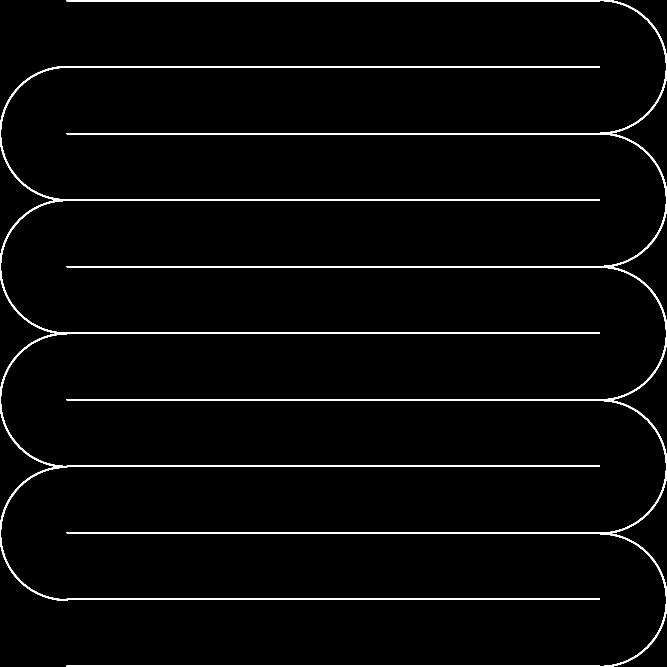
#> input picture confirmed/track_clean.png, 2000 x 2000 px, found by its file name (shown at 1/3 size)
$ python analyze_maze.py
#> lines starting #> are read from the running program, lines starting #| are printed output that depends on the picture; after the words box and inside, x2 and y2 are one past the last pixel; in counts of white or black regions, pixels touching at a corner belong together
#!/usr/bin/env python3
"""分析 track_clean.png 迷宫真值结构：通道/分界墙/缺口位置与宽度。

世界坐标: 50x50m, hfield 2000x2000 (40px/m), 路面=128, 墙!=128。
世界 (wx,wy) -> 像素 (px=int(wx*40), py=1999-int(wy*40))。
"""
import numpy as np
from PIL import Image

hf = np.array(Image.open("confirmed/track_clean.png"))
#> hf is the input picture: shape (2000, 2000); values 128 (black) and 191 (white), 2.4% white; 2 white regions, box (x1, y1, x2, y2) and area: (200, 0, 2000, 2000) 52873, (0, 198, 1800, 1803) 43918
H, W = hf.shape
#> H = 2000; W = 2000
PIX_PER_M = W // 50
#> PIX_PER_M = 40
print(f"map {W}x{H}, {PIX_PER_M}px/m, unique={np.unique(hf)[:10]}")
#| map 2000x2000, 40px/m, unique=[128 191]

def is_road(wx, wy):
    px, py = int(wx * PIX_PER_M), H - 1 - int(wy * PIX_PER_M)
    if 0 <= px < W and 0 <= py < H:
        return hf[py, px] == 128
    return False

# 1) 每通道中心线 y=2.5+5k 的通行情况（x 从 0 到 50，0.1m 采样）
print("\n== 通道中心线通行性 (x: road 区间) ==")
for ch in range(10):
    y = 2.5 + ch * 5.0
    segs = []
    in_seg = False
    for xi in range(0, 501):
        x = xi * 0.1
        r = is_road(x, y)
        if r and not in_seg:
            start = x; in_seg = True
        elif not r and in_seg:
            segs.append((start, round(x - 0.1, 1))); in_seg = False
    if in_seg: segs.append((start, 50.0))
    print(f"ch{ch} y={y:4.1f}: {segs}")
#> this loop made 10 passes

# 2) 分界墙 y=5k (k=1..9) 上的缺口（沿墙线采样 road 段 = 开口）
print("\n== 分界墙缺口 (沿 y=5k 线找 road 开口) ==")
for k in range(1, 10):
    y = k * 5.0
    segs = []
    in_seg = False
    for xi in range(0, 501):
        x = xi * 0.1
        r = is_road(x, y)
        if r and not in_seg:
            start = x; in_seg = True
        elif not r and in_seg:
            segs.append((round(start, 1), round(x - 0.1, 1))); in_seg = False
    if in_seg: segs.append((round(start, 1), 50.0))
    print(f"y={y:4.1f}: 开口 {segs}  宽 {[round(b-a+0.1,1) for a,b in segs]}")

# 3) U 型弯开口：每个分界墙两端，垂直方向通道连通（x 固定，沿 y 穿过墙线）
print("\n== U 型弯垂直通道（关键 x 列沿 y 的 road 区间）==")
for x in [1.0, 2.0, 2.5, 3.0, 4.0, 46.0, 47.0, 47.5, 48.0, 49.0]:
    segs = []
    in_seg = False
    for yi in range(0, 501):
        y = yi * 0.1
        r = is_road(x, y)
        if r and not in_seg:
            start = y; in_seg = True
        elif not r and in_seg:
            segs.append((round(start, 1), round(y - 0.1, 1))); in_seg = False
    if in_seg: segs.append((round(start, 1), 50.0))
    n = len(segs)
    print(f"x={x:4.1f}: {n} 段  {segs if n <= 12 else str(segs[:12])+'...'}")

# 4) 左端斜边：ch0/ch1 之间 (y=5 墙左端) 和 ch1/ch2 (y=10 墙) 附近的局部结构
print("\n== 左端斜边局部图 (x=0..8, y=3..12, 0.2m/字符, #=墙 .=路) ==")
for yi in range(60, 14, -1):
    y = yi * 0.2
    row = ""
    for xi in range(0, 41):
        x = xi * 0.2
        row += "." if is_road(x, y) else "#"
    print(f"y={y:5.1f} {row}")
#> this loop made 46 passes
#> (printed output is left out)

# 5) 全图连通性 (BFS on 0.1m grid, 4-conn) + 各通道可达性
print("\n== 0.1m 栅格 BFS 连通性（含 0.2m 机器人半径膨胀两档）==")
VOX = 0.1
G = 500
# 栅格化：4x4 px 块任一墙 -> 墙 (与 known-raw MAX-pool 一致)
bin_wall = (hf != 128).astype(np.uint8).reshape(500, 4, 500, 4).max(axis=(1, 3))
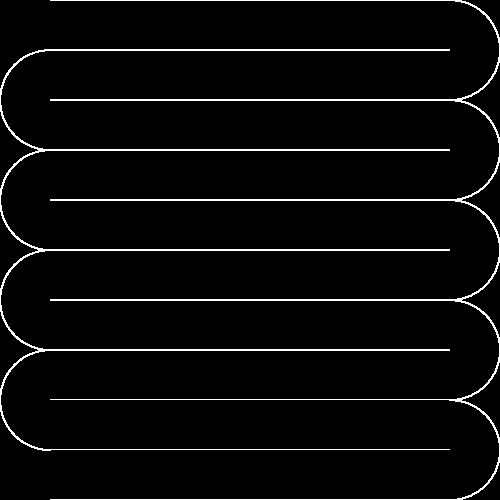
#> bin_wall: shape (500, 500); values 0 (black) and 1 (white), 4% white in thin lines or dots
bin_wall = bin_wall[::-1, :]  # flip y
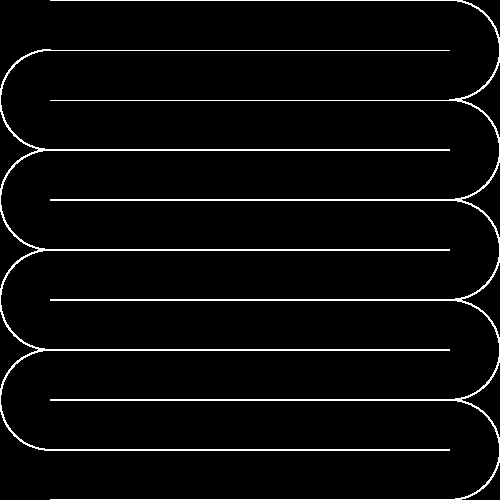
#> bin_wall: shape (500, 500); values 0 (black) and 1 (white), 4% white in thin lines or dots
for inflate in (0, 2):  # 0 和 0.2m 膨胀
    w = bin_wall.copy()
    if inflate:
        from scipy import ndimage  # 可能没装
        w = ndimage.binary_dilation(w, iterations=inflate).astype(np.uint8)
    seen = np.zeros((500, 500), dtype=bool)
    sx, sy = 25, 25  # (2.5,2.5)
    if w[sy, sx]:
        print(f"inflate={inflate}: 起点是墙!")
        continue
    q = [(sx, sy)]; seen[sy, sx] = True
    n = 0
    while q:
        cx, cy = q.pop()
        n += 1
        for dx, dy in ((1,0),(-1,0),(0,1),(0,-1)):
            nx, ny = cx+dx, cy+dy
            if 0 <= nx < 500 and 0 <= ny < 500 and not w[ny, nx] and not seen[ny, nx]:
                seen[ny, nx] = True
                q.append((nx, ny))
    goal_ok = seen[475, 25]
    free_total = int((~w.astype(bool)).sum())
    print(f"inflate={inflate}格: 起点可达 {n} 格 / 自由 {free_total} 格 ({n/max(free_total,1)*100:.1f}%), 终点(2.5,47.5)可达={goal_ok}")
    # 各通道中心可达
    reach = [f"ch{k}={'Y' if seen[int((2.5+k*5)/VOX), int(25/VOX)] else 'N'}" for k in range(10)]
    print("   ", " ".join(reach))
#> this loop made 2 passes
#| inflate=0格: 起点可达 232492 格 / 自由 239908 格 (96.9%), 终点(2.5,47.5)可达=True
#|     ch0=Y ch1=Y ch2=Y ch3=Y ch4=Y ch5=Y ch6=Y ch7=Y ch8=Y ch9=Y
#| inflate=2格: 起点可达 213739 格 / 自由 219711 格 (97.3%), 终点(2.5,47.5)可达=True
#|     ch0=Y ch1=Y ch2=Y ch3=Y ch4=Y ch5=Y ch6=Y ch7=Y ch8=Y ch9=Y
#> pass 2, `w = ndimage.binary_dilation(w, iterations=inflate).astype(np.uint8)`:
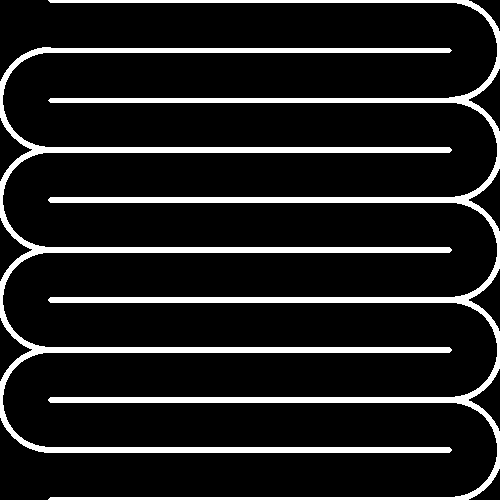
#> w: shape (500, 500); values 0 (black) and 1 (white), 12.1% white; 2 white regions, box (x1, y1, x2, y2) and area: (48, 0, 500, 500) 15474, (0, 47, 452, 453) 14815
#> after the loop:
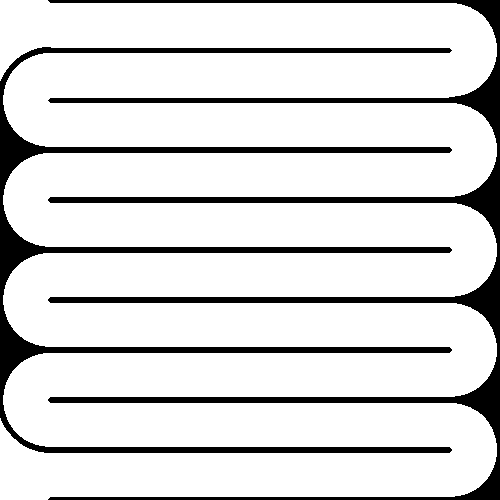
#> seen: shape (500, 500) bool; 85.5% white; 2 black regions, box (x1, y1, x2, y2) and area: (48, 0, 500, 500) 19184, (0, 47, 452, 453) 17077
